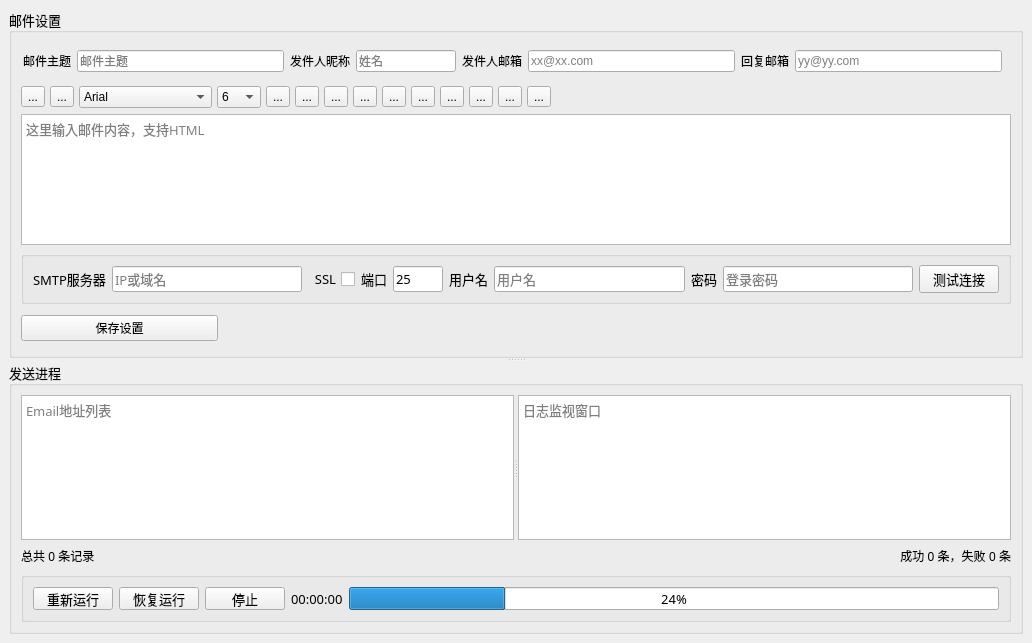
<?xml version="1.0" encoding="UTF-8"?>
<ui version="4.0">
 <class>MainWindow</class>
 <widget class="QMainWindow" name="MainWindow">
  <property name="geometry">
   <rect>
    <x>0</x>
    <y>0</y>
    <width>1032</width>
    <height>643</height>
   </rect>
  </property>
  <property name="windowTitle">
   <string>Mailer</string>
  </property>
  <widget class="QWidget" name="centralWidget">
   <layout class="QVBoxLayout" name="verticalLayout">
    <item>
     <widget class="QSplitter" name="frame_splitter">
      <property name="maximumSize">
       <size>
        <width>16777215</width>
        <height>16777215</height>
       </size>
      </property>
      <property name="orientation">
       <enum>Qt::Vertical</enum>
      </property>
      <widget class="QGroupBox" name="groupBox">
       <property name="minimumSize">
        <size>
         <width>0</width>
         <height>0</height>
        </size>
       </property>
       <property name="maximumSize">
        <size>
         <width>16777215</width>
         <height>16777215</height>
        </size>
       </property>
       <property name="font">
        <font>
         <family>宋体</family>
         <pointsize>10</pointsize>
        </font>
       </property>
       <property name="title">
        <string>邮件设置</string>
       </property>
       <layout class="QVBoxLayout" name="verticalLayout_2">
        <item>
         <widget class="QGroupBox" name="groupBox_6">
          <property name="minimumSize">
           <size>
            <width>0</width>
            <height>0</height>
           </size>
          </property>
          <property name="styleSheet">
           <string notr="true">QGroupBox{
	border:none;
}</string>
          </property>
          <property name="title">
           <string/>
          </property>
          <layout class="QHBoxLayout" name="horizontalLayout_6">
           <property name="leftMargin">
            <number>2</number>
           </property>
           <property name="topMargin">
            <number>8</number>
           </property>
           <property name="bottomMargin">
            <number>8</number>
           </property>
           <item>
            <widget class="QLabel" name="label_8">
             <property name="text">
              <string>邮件主题</string>
             </property>
            </widget>
           </item>
           <item>
            <widget class="QLineEdit" name="txt_subject">
             <property name="placeholderText">
              <string>邮件主题</string>
             </property>
            </widget>
           </item>
           <item>
            <widget class="QLabel" name="label_6">
             <property name="text">
              <string>发件人昵称</string>
             </property>
            </widget>
           </item>
           <item>
            <widget class="QLineEdit" name="txt_fromName">
             <property name="maximumSize">
              <size>
               <width>100</width>
               <height>16777215</height>
              </size>
             </property>
             <property name="placeholderText">
              <string>姓名</string>
             </property>
            </widget>
           </item>
           <item>
            <widget class="QLabel" name="label_7">
             <property name="text">
              <string>发件人邮箱</string>
             </property>
            </widget>
           </item>
           <item>
            <widget class="QLineEdit" name="txt_fromEmail">
             <property name="placeholderText">
              <string>xx@xx.com</string>
             </property>
            </widget>
           </item>
           <item>
            <widget class="QLabel" name="label_9">
             <property name="text">
              <string>回复邮箱</string>
             </property>
            </widget>
           </item>
           <item>
            <widget class="QLineEdit" name="txt_reply">
             <property name="placeholderText">
              <string>yy@yy.com</string>
             </property>
            </widget>
           </item>
          </layout>
         </widget>
        </item>
        <item alignment="Qt::AlignLeft">
         <widget class="QGroupBox" name="group_editor_toolbar">
          <property name="minimumSize">
           <size>
            <width>0</width>
            <height>0</height>
           </size>
          </property>
          <property name="styleSheet">
           <string notr="true">QGroupBox{
	border:none;
}</string>
          </property>
          <property name="title">
           <string/>
          </property>
          <layout class="QHBoxLayout" name="horizontalLayout_4">
           <property name="spacing">
            <number>5</number>
           </property>
           <property name="leftMargin">
            <number>0</number>
           </property>
           <property name="topMargin">
            <number>0</number>
           </property>
           <property name="rightMargin">
            <number>0</number>
           </property>
           <property name="bottomMargin">
            <number>0</number>
           </property>
           <item>
            <widget class="QToolButton" name="btn_undo">
             <property name="text">
              <string>...</string>
             </property>
             <property name="icon">
              <iconset resource="main.qrc">
               <normaloff>:/editor/misc/icons/undo.png</normaloff>:/editor/misc/icons/undo.png</iconset>
             </property>
            </widget>
           </item>
           <item>
            <widget class="QToolButton" name="btn_redo">
             <property name="text">
              <string>...</string>
             </property>
             <property name="icon">
              <iconset resource="main.qrc">
               <normaloff>:/editor/misc/icons/redo.png</normaloff>:/editor/misc/icons/redo.png</iconset>
             </property>
            </widget>
           </item>
           <item>
            <widget class="QComboBox" name="combo_font">
             <item>
              <property name="text">
               <string>Arial</string>
              </property>
             </item>
             <item>
              <property name="text">
               <string>Times New Roman</string>
              </property>
             </item>
             <item>
              <property name="text">
               <string>Verdana</string>
              </property>
             </item>
             <item>
              <property name="text">
               <string>宋体</string>
              </property>
             </item>
             <item>
              <property name="text">
               <string>黑体</string>
              </property>
             </item>
             <item>
              <property name="text">
               <string>微软雅黑</string>
              </property>
             </item>
             <item>
              <property name="text">
               <string>幼圆</string>
              </property>
             </item>
            </widget>
           </item>
           <item>
            <widget class="QComboBox" name="combo_size">
             <item>
              <property name="text">
               <string>6</string>
              </property>
             </item>
             <item>
              <property name="text">
               <string>7</string>
              </property>
             </item>
             <item>
              <property name="text">
               <string>8</string>
              </property>
             </item>
             <item>
              <property name="text">
               <string>9</string>
              </property>
             </item>
             <item>
              <property name="text">
               <string>10</string>
              </property>
             </item>
             <item>
              <property name="text">
               <string>11</string>
              </property>
             </item>
             <item>
              <property name="text">
               <string>12</string>
              </property>
             </item>
             <item>
              <property name="text">
               <string>13</string>
              </property>
             </item>
             <item>
              <property name="text">
               <string>14</string>
              </property>
             </item>
             <item>
              <property name="text">
               <string>15</string>
              </property>
             </item>
             <item>
              <property name="text">
               <string>16</string>
              </property>
             </item>
             <item>
              <property name="text">
               <string>17</string>
              </property>
             </item>
             <item>
              <property name="text">
               <string>18</string>
              </property>
             </item>
             <item>
              <property name="text">
               <string>19</string>
              </property>
             </item>
             <item>
              <property name="text">
               <string>20</string>
              </property>
             </item>
             <item>
              <property name="text">
               <string>22</string>
              </property>
             </item>
             <item>
              <property name="text">
               <string>24</string>
              </property>
             </item>
             <item>
              <property name="text">
               <string>26</string>
              </property>
             </item>
             <item>
              <property name="text">
               <string>28</string>
              </property>
             </item>
             <item>
              <property name="text">
               <string>30</string>
              </property>
             </item>
             <item>
              <property name="text">
               <string>36</string>
              </property>
             </item>
             <item>
              <property name="text">
               <string>40</string>
              </property>
             </item>
             <item>
              <property name="text">
               <string>46</string>
              </property>
             </item>
             <item>
              <property name="text">
               <string>50</string>
              </property>
             </item>
             <item>
              <property name="text">
               <string>54</string>
              </property>
             </item>
             <item>
              <property name="text">
               <string>60</string>
              </property>
             </item>
             <item>
              <property name="text">
               <string>66</string>
              </property>
             </item>
             <item>
              <property name="text">
               <string>72</string>
              </property>
             </item>
            </widget>
           </item>
           <item>
            <widget class="QToolButton" name="btn_bgcolor">
             <property name="text">
              <string>...</string>
             </property>
             <property name="icon">
              <iconset resource="main.qrc">
               <normaloff>:/editor/misc/icons/bgcolor.png</normaloff>:/editor/misc/icons/bgcolor.png</iconset>
             </property>
            </widget>
           </item>
           <item>
            <widget class="QToolButton" name="btn_color">
             <property name="text">
              <string>...</string>
             </property>
             <property name="icon">
              <iconset resource="main.qrc">
               <normaloff>:/editor/misc/icons/color.png</normaloff>:/editor/misc/icons/color.png</iconset>
             </property>
            </widget>
           </item>
           <item>
            <widget class="QToolButton" name="btn_bold">
             <property name="text">
              <string>...</string>
             </property>
             <property name="icon">
              <iconset resource="main.qrc">
               <normaloff>:/editor/misc/icons/bold.png</normaloff>:/editor/misc/icons/bold.png</iconset>
             </property>
             <property name="checkable">
              <bool>true</bool>
             </property>
            </widget>
           </item>
           <item>
            <widget class="QToolButton" name="btn_italic">
             <property name="text">
              <string>...</string>
             </property>
             <property name="icon">
              <iconset resource="main.qrc">
               <normaloff>:/editor/misc/icons/italic.png</normaloff>:/editor/misc/icons/italic.png</iconset>
             </property>
             <property name="checkable">
              <bool>true</bool>
             </property>
            </widget>
           </item>
           <item>
            <widget class="QToolButton" name="btn_underline">
             <property name="text">
              <string>...</string>
             </property>
             <property name="icon">
              <iconset resource="main.qrc">
               <normaloff>:/editor/misc/icons/underline.png</normaloff>:/editor/misc/icons/underline.png</iconset>
             </property>
             <property name="checkable">
              <bool>true</bool>
             </property>
            </widget>
           </item>
           <item>
            <widget class="QToolButton" name="btn_left">
             <property name="text">
              <string>...</string>
             </property>
             <property name="icon">
              <iconset resource="main.qrc">
               <normaloff>:/editor/misc/icons/left.png</normaloff>:/editor/misc/icons/left.png</iconset>
             </property>
             <property name="checkable">
              <bool>true</bool>
             </property>
            </widget>
           </item>
           <item>
            <widget class="QToolButton" name="btn_center">
             <property name="text">
              <string>...</string>
             </property>
             <property name="icon">
              <iconset resource="main.qrc">
               <normaloff>:/editor/misc/icons/center.png</normaloff>:/editor/misc/icons/center.png</iconset>
             </property>
             <property name="checkable">
              <bool>true</bool>
             </property>
            </widget>
           </item>
           <item>
            <widget class="QToolButton" name="btn_right">
             <property name="text">
              <string>...</string>
             </property>
             <property name="icon">
              <iconset resource="main.qrc">
               <normaloff>:/editor/misc/icons/right.png</normaloff>:/editor/misc/icons/right.png</iconset>
             </property>
             <property name="checkable">
              <bool>true</bool>
             </property>
            </widget>
           </item>
           <item>
            <widget class="QToolButton" name="btn_erase">
             <property name="text">
              <string>...</string>
             </property>
             <property name="icon">
              <iconset resource="main.qrc">
               <normaloff>:/editor/misc/icons/erase.png</normaloff>:/editor/misc/icons/erase.png</iconset>
             </property>
            </widget>
           </item>
           <item>
            <widget class="QToolButton" name="btn_source">
             <property name="text">
              <string>...</string>
             </property>
             <property name="icon">
              <iconset resource="main.qrc">
               <normaloff>:/editor/misc/icons/source.png</normaloff>:/editor/misc/icons/source.png</iconset>
             </property>
             <property name="checkable">
              <bool>true</bool>
             </property>
            </widget>
           </item>
          </layout>
         </widget>
        </item>
        <item>
         <widget class="QTextEdit" name="txt_email_body">
          <property name="placeholderText">
           <string>这里输入邮件内容，支持HTML</string>
          </property>
         </widget>
        </item>
        <item>
         <widget class="QGroupBox" name="group_smtp">
          <property name="minimumSize">
           <size>
            <width>0</width>
            <height>0</height>
           </size>
          </property>
          <property name="maximumSize">
           <size>
            <width>16777215</width>
            <height>16777215</height>
           </size>
          </property>
          <property name="title">
           <string/>
          </property>
          <layout class="QHBoxLayout" name="horizontalLayout_2">
           <property name="topMargin">
            <number>8</number>
           </property>
           <property name="bottomMargin">
            <number>8</number>
           </property>
           <item>
            <widget class="QLabel" name="label">
             <property name="text">
              <string>SMTP服务器</string>
             </property>
            </widget>
           </item>
           <item>
            <widget class="QLineEdit" name="txt_host">
             <property name="placeholderText">
              <string>IP或域名</string>
             </property>
            </widget>
           </item>
           <item>
            <widget class="QCheckBox" name="chk_ssl">
             <property name="layoutDirection">
              <enum>Qt::RightToLeft</enum>
             </property>
             <property name="text">
              <string>SSL</string>
             </property>
            </widget>
           </item>
           <item>
            <widget class="QLabel" name="label_2">
             <property name="text">
              <string>端口</string>
             </property>
            </widget>
           </item>
           <item>
            <widget class="QLineEdit" name="txt_port">
             <property name="maximumSize">
              <size>
               <width>50</width>
               <height>16777215</height>
              </size>
             </property>
             <property name="text">
              <string>25</string>
             </property>
             <property name="placeholderText">
              <string>端口</string>
             </property>
            </widget>
           </item>
           <item>
            <widget class="QLabel" name="label_3">
             <property name="text">
              <string>用户名</string>
             </property>
            </widget>
           </item>
           <item>
            <widget class="QLineEdit" name="txt_user">
             <property name="placeholderText">
              <string>用户名</string>
             </property>
            </widget>
           </item>
           <item>
            <widget class="QLabel" name="label_4">
             <property name="text">
              <string>密码</string>
             </property>
            </widget>
           </item>
           <item>
            <widget class="QLineEdit" name="txt_password">
             <property name="maximumSize">
              <size>
               <width>16777215</width>
               <height>16777215</height>
              </size>
             </property>
             <property name="inputMask">
              <string/>
             </property>
             <property name="text">
              <string/>
             </property>
             <property name="placeholderText">
              <string>登录密码</string>
             </property>
            </widget>
           </item>
           <item>
            <widget class="QPushButton" name="btn_test">
             <property name="font">
              <font>
               <family>Arial</family>
               <pointsize>10</pointsize>
              </font>
             </property>
             <property name="text">
              <string>测试连接</string>
             </property>
            </widget>
           </item>
          </layout>
         </widget>
        </item>
        <item>
         <widget class="QGroupBox" name="groupBox_3">
          <property name="minimumSize">
           <size>
            <width>0</width>
            <height>0</height>
           </size>
          </property>
          <property name="maximumSize">
           <size>
            <width>16777215</width>
            <height>16777215</height>
           </size>
          </property>
          <property name="styleSheet">
           <string notr="true">QGroupBox{
	border:none;
}</string>
          </property>
          <property name="title">
           <string/>
          </property>
          <layout class="QHBoxLayout" name="horizontalLayout_5" stretch="1,4">
           <property name="leftMargin">
            <number>0</number>
           </property>
           <property name="topMargin">
            <number>5</number>
           </property>
           <property name="rightMargin">
            <number>0</number>
           </property>
           <property name="bottomMargin">
            <number>5</number>
           </property>
           <item>
            <widget class="QPushButton" name="btn_save">
             <property name="minimumSize">
              <size>
               <width>0</width>
               <height>0</height>
              </size>
             </property>
             <property name="maximumSize">
              <size>
               <width>16777215</width>
               <height>16777215</height>
              </size>
             </property>
             <property name="text">
              <string>保存设置</string>
             </property>
            </widget>
           </item>
           <item>
            <widget class="QLabel" name="label_5">
             <property name="text">
              <string/>
             </property>
            </widget>
           </item>
          </layout>
         </widget>
        </item>
       </layout>
      </widget>
      <widget class="QGroupBox" name="groupBox_2">
       <property name="minimumSize">
        <size>
         <width>0</width>
         <height>0</height>
        </size>
       </property>
       <property name="font">
        <font>
         <family>宋体</family>
         <pointsize>10</pointsize>
        </font>
       </property>
       <property name="title">
        <string>发送进程</string>
       </property>
       <layout class="QGridLayout" name="gridLayout" rowstretch="0,0,0">
        <item row="2" column="0">
         <widget class="QGroupBox" name="groupBox_4">
          <property name="minimumSize">
           <size>
            <width>0</width>
            <height>0</height>
           </size>
          </property>
          <property name="maximumSize">
           <size>
            <width>16777215</width>
            <height>50</height>
           </size>
          </property>
          <property name="title">
           <string/>
          </property>
          <layout class="QHBoxLayout" name="horizontalLayout_3">
           <item>
            <widget class="QPushButton" name="btn_start">
             <property name="font">
              <font>
               <family>Arial</family>
               <pointsize>10</pointsize>
              </font>
             </property>
             <property name="text">
              <string>重新运行</string>
             </property>
            </widget>
           </item>
           <item>
            <widget class="QPushButton" name="btn_resume">
             <property name="font">
              <font>
               <family>Arial</family>
               <pointsize>10</pointsize>
              </font>
             </property>
             <property name="text">
              <string>恢复运行</string>
             </property>
            </widget>
           </item>
           <item>
            <widget class="QPushButton" name="btn_stop">
             <property name="font">
              <font>
               <family>Arial</family>
               <pointsize>10</pointsize>
              </font>
             </property>
             <property name="text">
              <string>停止</string>
             </property>
            </widget>
           </item>
           <item>
            <widget class="QLabel" name="lbl_timer">
             <property name="font">
              <font>
               <family>宋体</family>
               <pointsize>10</pointsize>
              </font>
             </property>
             <property name="text">
              <string>00:00:00</string>
             </property>
            </widget>
           </item>
           <item>
            <widget class="QProgressBar" name="pb_send">
             <property name="font">
              <font>
               <family>宋体</family>
               <pointsize>10</pointsize>
               <weight>50</weight>
               <bold>false</bold>
              </font>
             </property>
             <property name="value">
              <number>24</number>
             </property>
            </widget>
           </item>
          </layout>
         </widget>
        </item>
        <item row="0" column="0">
         <widget class="QSplitter" name="bottom_splitter">
          <property name="maximumSize">
           <size>
            <width>16777215</width>
            <height>16777215</height>
           </size>
          </property>
          <property name="orientation">
           <enum>Qt::Horizontal</enum>
          </property>
          <widget class="QPlainTextEdit" name="txt_email_list">
           <property name="maximumSize">
            <size>
             <width>16777215</width>
             <height>16777215</height>
            </size>
           </property>
           <property name="baseSize">
            <size>
             <width>0</width>
             <height>0</height>
            </size>
           </property>
           <property name="placeholderText">
            <string>Email地址列表</string>
           </property>
          </widget>
          <widget class="QPlainTextEdit" name="txt_log">
           <property name="maximumSize">
            <size>
             <width>16777215</width>
             <height>16777215</height>
            </size>
           </property>
           <property name="placeholderText">
            <string>日志监视窗口</string>
           </property>
          </widget>
         </widget>
        </item>
        <item row="1" column="0">
         <widget class="QGroupBox" name="groupBox_5">
          <property name="minimumSize">
           <size>
            <width>0</width>
            <height>20</height>
           </size>
          </property>
          <property name="maximumSize">
           <size>
            <width>16777215</width>
            <height>20</height>
           </size>
          </property>
          <property name="styleSheet">
           <string notr="true">QGroupBox{
	border:none;
}</string>
          </property>
          <property name="title">
           <string/>
          </property>
          <property name="flat">
           <bool>false</bool>
          </property>
          <layout class="QHBoxLayout" name="horizontalLayout">
           <property name="spacing">
            <number>0</number>
           </property>
           <property name="leftMargin">
            <number>0</number>
           </property>
           <property name="topMargin">
            <number>0</number>
           </property>
           <property name="rightMargin">
            <number>0</number>
           </property>
           <property name="bottomMargin">
            <number>0</number>
           </property>
           <item>
            <widget class="QLabel" name="lbl_total">
             <property name="text">
              <string>总共 0 条记录</string>
             </property>
            </widget>
           </item>
           <item>
            <widget class="QLabel" name="lbl_result">
             <property name="text">
              <string>成功 0 条，失败 0 条</string>
             </property>
             <property name="alignment">
              <set>Qt::AlignRight|Qt::AlignTrailing|Qt::AlignVCenter</set>
             </property>
            </widget>
           </item>
          </layout>
         </widget>
        </item>
       </layout>
      </widget>
     </widget>
    </item>
   </layout>
  </widget>
 </widget>
 <resources>
  <include location="main.qrc"/>
 </resources>
 <connections/>
</ui>
